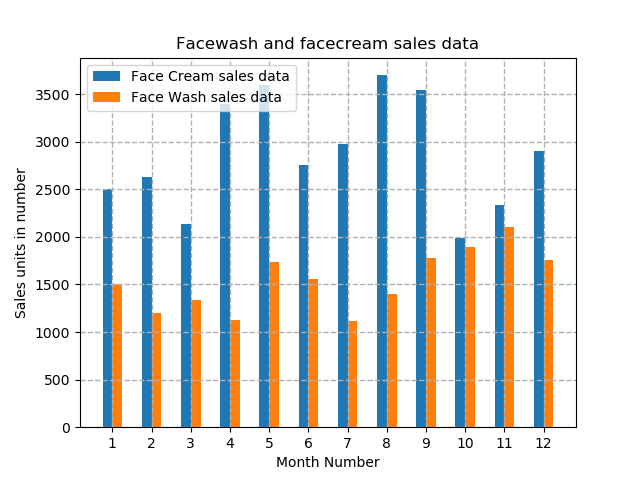

Write Python code to recreate this figure.
#Exercise Question 5: Read face cream and facewash product sales data and show it using the bar chart
#Bar chart should display the number of units sold per month for each product. Add a separate bar for each product in the same chart.

import pandas as pd
import matplotlib.pyplot as plt

df = pd.read_csv('company_sales_data.csv')

# print(df)

monthList  = df ['month_number'].tolist()
faceCremSalesData   = df ['facecream'].tolist()
faceWashSalesData   = df ['facewash'].tolist()

plt.bar([a-0.25 for a in monthList], faceCremSalesData, width= 0.25, label = 'Face Cream sales data', align='edge')
plt.bar([a+0.25 for a in monthList], faceWashSalesData, width= -0.25, label = 'Face Wash sales data', align='edge')
plt.xlabel('Month Number')
plt.ylabel('Sales units in number')
plt.legend(loc='upper left')
plt.title(' Sales data')

plt.xticks(monthList)
plt.grid(True, linewidth= 1, linestyle="--")
plt.title('Facewash and facecream sales data')
plt.show()
